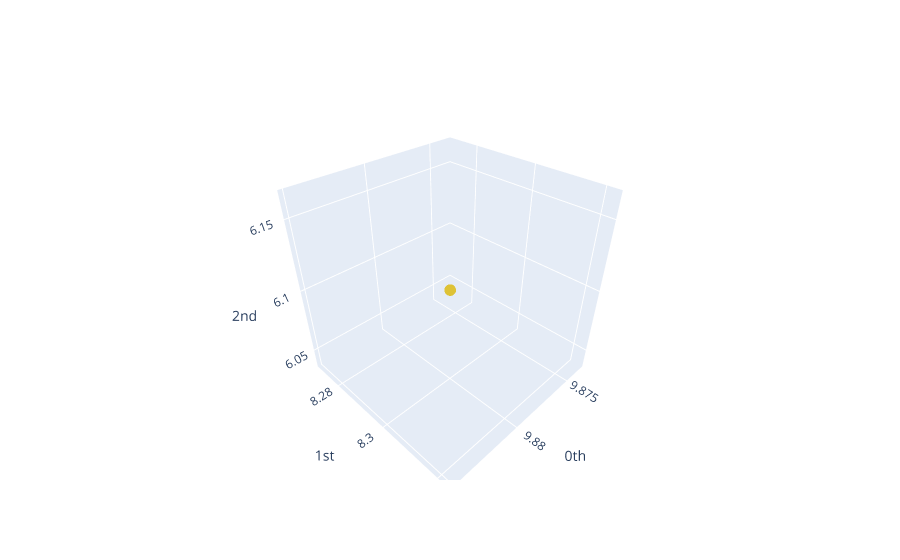

Source (notebook cell):
### Code cell
from gtda.plotting import plot_point_cloud
plot_point_cloud(X_basic)

### Figure 1 — Plotly figure (JSON) as saved in the notebook; plotly's stock layout.template omitted (floating-point values rounded to 4 significant figures)
{"data": [{"marker": {"color": [0, 1], "colorscale": [[0, "#440154"], [0.1111, "#482878"], [0.2222, "#3e4989"], [0.3333, "#31688e"], [0.4444, "#26828e"], [0.5556, "#1f9e89"], [0.6667, "#35b779"], [0.7778, "#6ece58"], [0.8889, "#b5de2b"], [1, "#fde725"]], "opacity": 0.8, "size": 4}, "mode": "markers", "type": "scatter3d", "x": [9.885, 9.874], "y": [8.322, 8.271], "z": [6.164, 6.038]}], "layout": {"scene": {"xaxis": {"exponentformat": "e", "showexponent": "all", "title": {"text": "0th"}, "type": "linear"}, "yaxis": {"exponentformat": "e", "showexponent": "all", "title": {"text": "1st"}, "type": "linear"}, "zaxis": {"exponentformat": "e", "showexponent": "all", "title": {"text": "2nd"}, "type": "linear"}}}}
